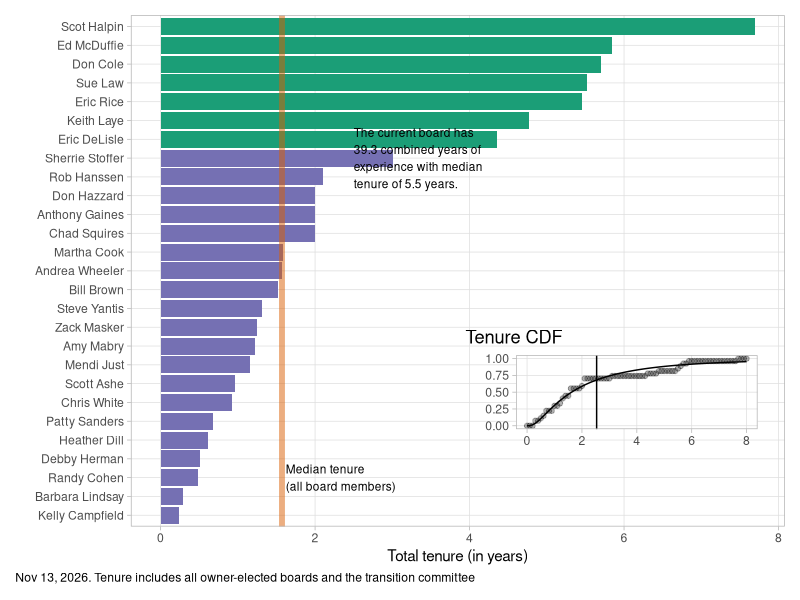
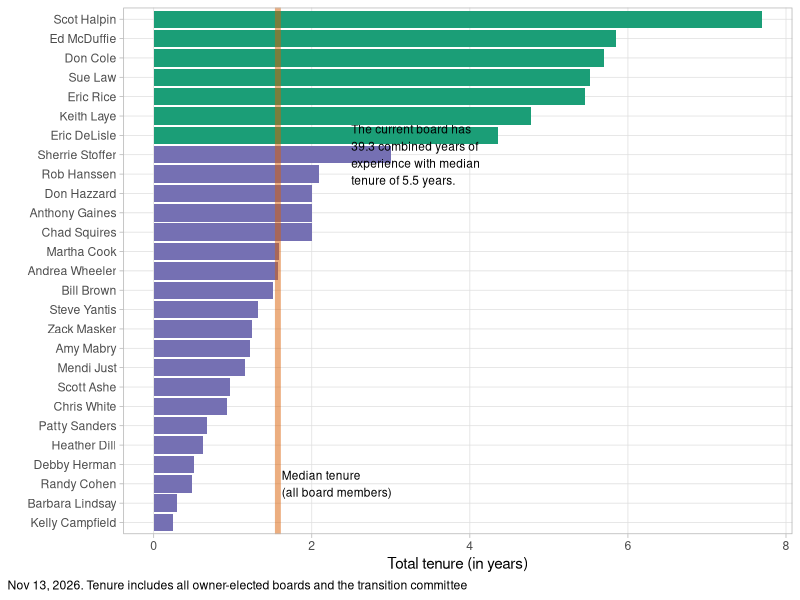
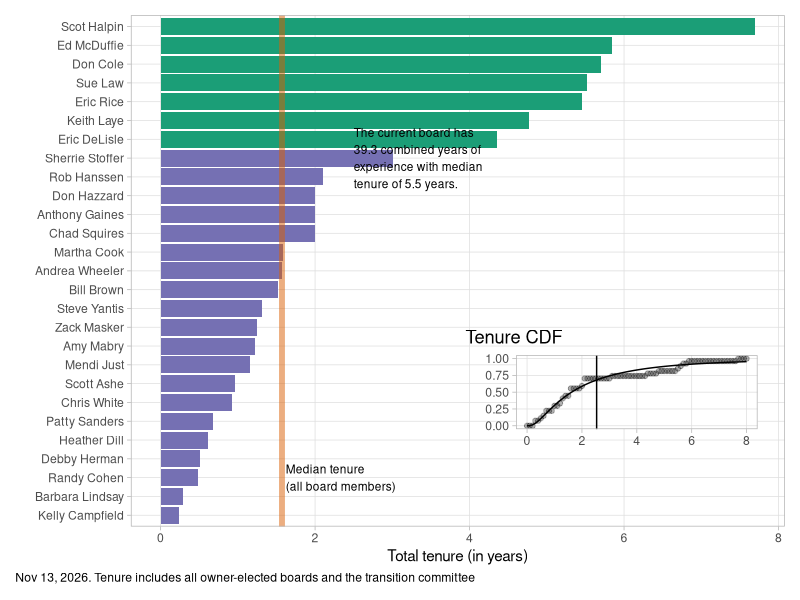

Write the R code that produced these figures, in order.
library(tidyverse)
library(patchwork)

theme_set(
    theme_light() +
        theme(
            plot.title.position = "plot",
            plot.caption = element_text(hjust = 0),
            plot.caption.position = "plot",
            panel.grid.minor = element_blank()
        )
)

pdf_lognorm <- function(x, mu, sig) {
    .5 * (1 + pracma::erf((log(x) - mu) / (sqrt(2) * sig)))
}

now <- lubridate::today()
pdate <- format(now, format = "%b %d, %Y")

board_tenure_raw <- read_csv("sources/boardmember_tenure.csv") %>%
    mutate(active = is.na(resignation)) %>%
    replace_na(list(resignation = now)) %>%
    mutate(tenure = (resignation - start) / lubridate::dyears(1))

board_tenure <-
    board_tenure_raw %>%
    group_by(name) %>%
    summarize(
        total_tenure = sum(tenure),
        active = max(active),
        .groups = "drop"
    ) %>%
    arrange(-total_tenure)

median_tenure <- median(board_tenure$total_tenure)

board_comment <-
    board_tenure %>%
    filter(active > 0) %>%
    summarize(
        sum_tenure = sum(total_tenure),
        median_tenure = median(total_tenure)
    ) %>%
    mutate(comment = glue::glue("The current board has\n{round(sum_tenure, 1)} combined years of\nexperience with median\ntenure of {round(median_tenure, 1)} years.")) # nolint

median_active <- board_comment$median_tenure

tenure_plot <-
    board_tenure %>%
    ggplot() +
    aes(
        y = fct_reorder(name, total_tenure),
        x = total_tenure,
        fill = factor(active)
    ) +
    geom_col(show.legend = FALSE) +
    geom_vline(
        xintercept = median_tenure, lty = 1,
        alpha = .5, size = 2, color = "#d95f02"
    ) +
    scale_fill_manual(values = c("0" = "#7570b3", "1" = "#1b9e77")) +
    labs(
        x = "Total tenure (in years)", y = "",
        caption = glue::glue("{pdate}. Tenure includes all owner-elected boards and the transition committee") # nolint
    ) +
    annotate("text",
        x = median_tenure + .05, y = 3, size = 3,
        label = "Median tenure\n(all board members)", hjust = 0
    ) +
    annotate("text",
        x = 2.5, y = 20, label = board_comment$comment,
        size = 3, hjust = 0
    )

ggsave("graphs/boardmember_tenure.png",
    width = 6, height = 7,
    plot = tenure_plot
)


logparam <-
    with(
        board_tenure,
        list(
            mean = mean(log(total_tenure)),
            sd = sd(log(total_tenure))
        )
    )

normparam <-
    with(
        board_tenure,
        list(
            mean = mean(total_tenure),
            sd = sd(total_tenure)
        )
    )

logmn <- exp(logparam[["mean"]] + .5 * logparam[["sd"]]^2)


board_cdf <-
    tibble(
        ten_length = seq(0, ceiling(max(board_tenure$total_tenure)), .1),
        cdf = map_dbl(ten_length, ~ nrow(board_tenure %>% filter(total_tenure < .x))) / nrow(board_tenure), # nolint
        cdf_simul_log = map_dbl(ten_length, ~ pdf_lognorm(.x, logparam[["mean"]], logparam[["sd"]])) # nolint
    )

lognormal_plot <-
    board_cdf %>%
    ggplot() +
    aes(x = ten_length) +
    geom_point(aes(y = cdf), alpha = .3) +
    geom_line(aes(y = cdf_simul_log)) +
    geom_vline(xintercept = logmn) +
    labs(x = "", y = "", title = "Tenure CDF") +
    theme(plot.background = element_blank())

tenure_plot + inset_element(lognormal_plot, .5, .1, .97, .4)

ggsave("graphs/boardmember_tenure_with_dist.png",
    width = 6, height = 7
)